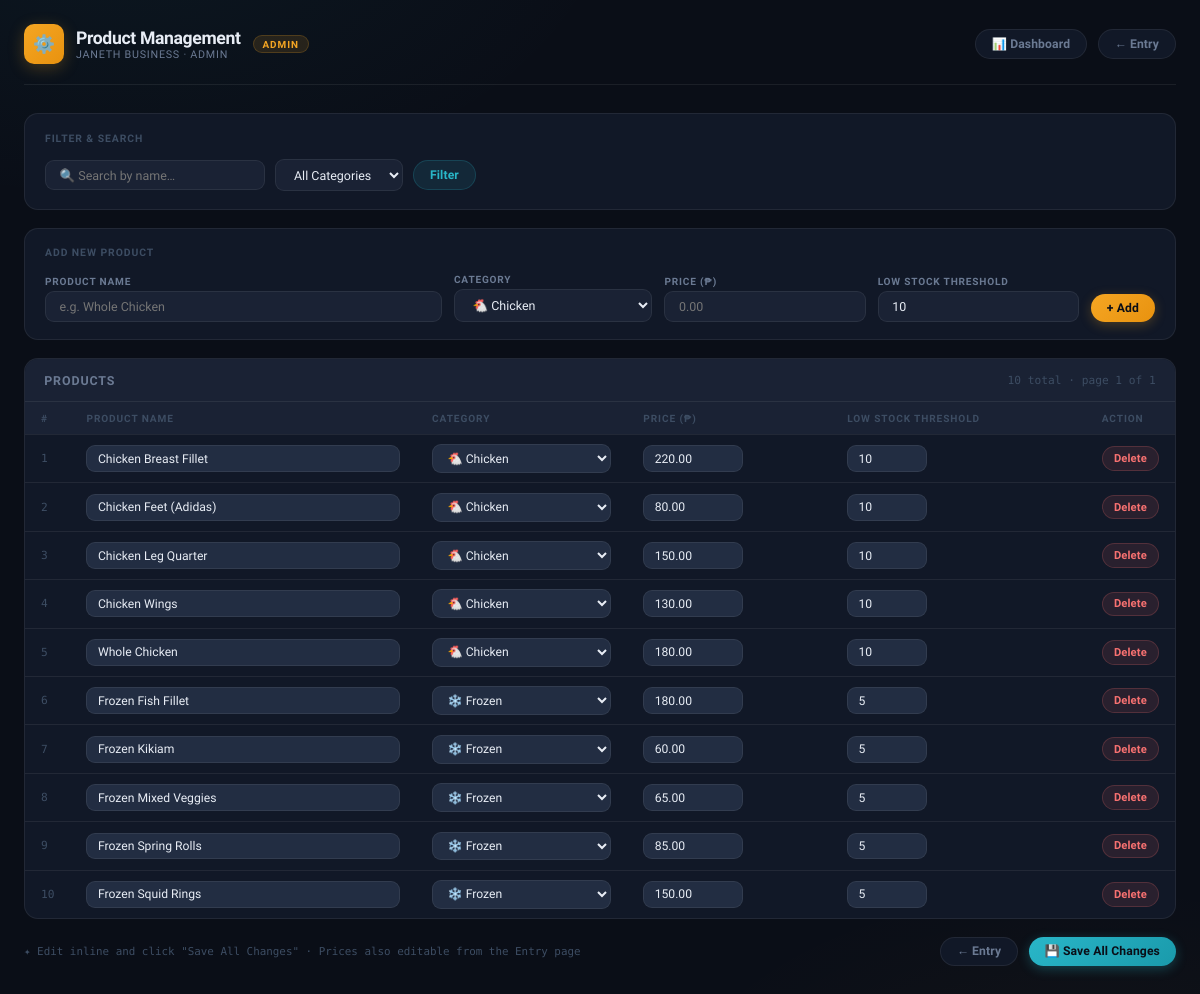
Screenshot of /frontend/admin/products.php (signed in) with the database file from the repository.
### tables this page shows
CREATE TABLE IF NOT EXISTS products (
    id                  INT AUTO_INCREMENT PRIMARY KEY,
    name                VARCHAR(100) NOT NULL,
    category            ENUM('Chicken','Frozen') NOT NULL DEFAULT 'Chicken',
    price               DECIMAL(10,2) DEFAULT 0.00,
    low_stock_threshold INT DEFAULT 10,
    created_at          TIMESTAMP DEFAULT CURRENT_TIMESTAMP
);

### frontend/admin/products.php (the view, shortened to what this page needs)
<?php
require_once '../../backend/db.php';
$page   = max(1, intval($_GET['page'] ?? 1));
$search = $_GET['search'] ?? '';
$catF   = $_GET['category'] ?? 'all';
$limit  = 20; $offset = ($page-1)*$limit;
$where  = "name LIKE :s" . ($catF!=='all'?" AND category=:c":"");
$stmt   = $pdo->prepare("SELECT * FROM products WHERE $where ORDER BY category,name LIMIT :l OFFSET :o");
$stmt->bindValue(':s', "%$search%"); if ($catF!=='all') $stmt->bindValue(':c',$catF);
$stmt->bindValue(':l',$limit,PDO::PARAM_INT); $stmt->bindValue(':o',$offset,PDO::PARAM_INT);
$stmt->execute(); $products = $stmt->fetchAll();
$cntStmt = $pdo->prepare("SELECT COUNT(*) FROM products WHERE $where");
$cntStmt->bindValue(':s',"%$search%"); if ($catF!=='all') $cntStmt->bindValue(':c',$catF);
$cntStmt->execute(); $total=$cntStmt->fetchColumn(); $totPages=ceil($total/$limit);
?>
<!DOCTYPE html>
<html lang="en">
<head>
</head>
<body>
<div class="container">
<div class="header">
    <div class="logo">
        <div class="logo-icon">⚙️</div>
        <div class="logo-text">
            <span class="logo-title">Product Management</span>
            <span class="logo-sub">Janeth Business · Admin</span>
        </div>
        <span class="admin-badge">Admin</span>
    </div>
    <div style="display:flex;gap:.65rem;flex-wrap:wrap;align-items:center">
        <a href="../janeth-dashboard.php" class="btn btn-ghost">📊 Dashboard</a>
        <a href="../janeth-input.php" class="btn btn-ghost">← Entry</a>
    </div>
</div>
<div class="panel">
    <div class="panel-title">Filter & Search</div>
    <form method="GET" class="toolbar">
        <div class="toolbar-l">
            <input type="text" name="search" placeholder="🔍 Search by name…" value="<?= htmlspecialchars($search) ?>" style="width:220px">
            <select name="category" onchange="this.form.submit()">
                <option value="all"     <?= $catF==='all'?'selected':'' ?>>All Categories</option>
            </select>
            <button type="submit" class="btn btn-teal">Filter</button>
        </div>
    </form>
</div>
<div class="panel">
    <div class="panel-title">Add New Product</div>
    <div class="add-grid">
        <div class="fg"><label>Product Name</label><input type="text" id="nName" placeholder="e.g. Whole Chicken"></div>
        <div class="fg"><label>Category</label>
            <select id="nCat">
                <option value="Chicken">🐔 Chicken</option>
            </select>
        </div>
        <div class="fg"><label>Price (₱)</label><input type="number" id="nPrice" placeholder="0.00" step="0.01" min="0"></div>
        <div class="fg"><label>Low Stock Threshold</label><input type="number" id="nThreshold" value="10" min="0"></div>
        <button class="btn btn-primary" id="addBtn" style="align-self:end">+ Add</button>
    </div>
</div>
<div class="table-wrap">
    <div class="table-hd-bar">
        <span class="table-title">Products</span>
        <span class="rec-count"><?= $total ?> total · page <?= $page ?> of <?= max(1,$totPages) ?></span>
    </div>
    <form method="POST" id="batchForm">
        <div class="tbl-scroll">
            <table>
                <thead><tr>
                    <th style="width:36px">#</th>
                    <th>Product Name</th>
                    <th>Category</th>
                    <th>Price (₱)</th>
                    <th>Low Stock Threshold</th>
                    <th style="width:80px">Action</th>
                </tr></thead>
                <tbody>
                <?php if (empty($products)): ?>
                    <tr class="empty-row"><td colspan="6">No products found. Add one above.</td></tr>
                <?php else: $c=($page-1)*$limit+1; foreach ($products as $p): ?>
                <tr>
                    <td class="row-num"><?= $c++ ?></td>
                    <td><input class="tbl-in" type="text" name="name[<?= $p['id'] ?>]" value="<?= htmlspecialchars($p['name']) ?>" required></td>
                    <td>
                        <select class="tbl-sel" name="category[<?= $p['id'] ?>]">
                            <option value="Chicken" <?= $p['category']==='Chicken'?'selected':'' ?>>🐔 Chicken</option>
                            <option value="Frozen"  <?= $p['category']==='Frozen' ?'selected':'' ?>>❄️ Frozen</option>
                        </select>
                    </td>
                    <td><input class="tbl-in" type="number" step="0.01" min="0" name="price[<?= $p['id'] ?>]" value="<?= $p['price'] ?>" required style="width:100px;font-family:'DM Mono',monospace"></td>
                    <td><input class="tbl-in" type="number" min="0" name="threshold[<?= $p['id'] ?>]" value="<?= $p['low_stock_threshold']??10 ?>" required style="width:80px"></td>
                    <td><button type="button" class="btn btn-del" onclick="delProduct(<?= $p['id'] ?>)">Delete</button></td>
                </tr>
                <?php endforeach; endif; ?>
                </tbody>
            </table>
        </div>
    </form>
</div>
<div class="bot-bar">
    <span class="hint">✦ Edit inline and click "Save All Changes" · Prices also editable from the Entry page</span>
    <div style="display:flex;gap:.65rem;flex-wrap:wrap">
        <a href="../janeth-input.php" class="btn btn-ghost">← Entry</a>
        <button type="submit" form="batchForm" class="btn btn-save">💾 Save All Changes</button>
    </div>
</div>
</div>
</body>
</html>

### rows the page displays
products: name "Chicken Breast Fillet", category+id "🐔 Chicken", price "220.00", low_stock_threshold "10"
products: name "Chicken Feet (Adidas)", category+id "🐔 Chicken", price "80.00", low_stock_threshold "10"
products: name "Chicken Leg Quarter", category+id "🐔 Chicken", price "150.00", low_stock_threshold "10"
products: name "Chicken Wings", category+id "🐔 Chicken", price "130.00", low_stock_threshold "10"
products: name "Whole Chicken", category+id "🐔 Chicken", price "180.00", low_stock_threshold "10"
products: name "Frozen Fish Fillet", category+id "❄️ Frozen", price "180.00", low_stock_threshold "5"
products: name "Frozen Kikiam", category+id "❄️ Frozen", price "60.00", low_stock_threshold "5"
products: name "Frozen Mixed Veggies", category+id "❄️ Frozen", price "65.00", low_stock_threshold "5"
products: name "Frozen Spring Rolls", category+id "❄️ Frozen", price "85.00", low_stock_threshold "5"
products: name "Frozen Squid Rings", category+id "❄️ Frozen", price "150.00", low_stock_threshold "5"

### other values shown
$total "10"
$page "1"
max(1,$totPages) "1"
